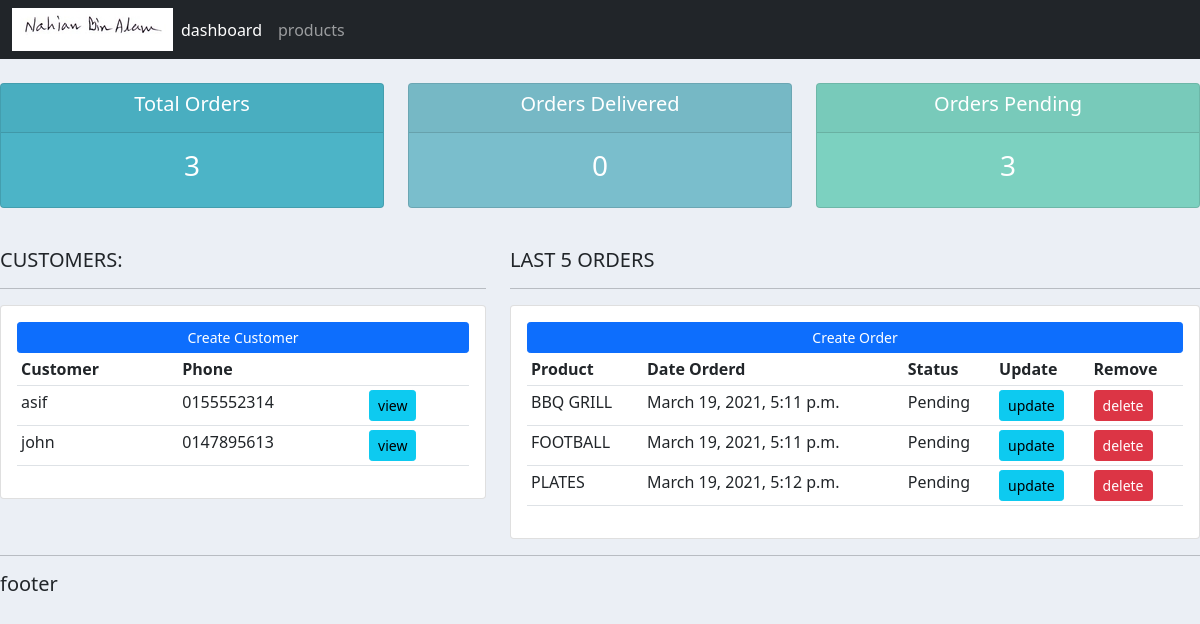
The app's page /, older data.
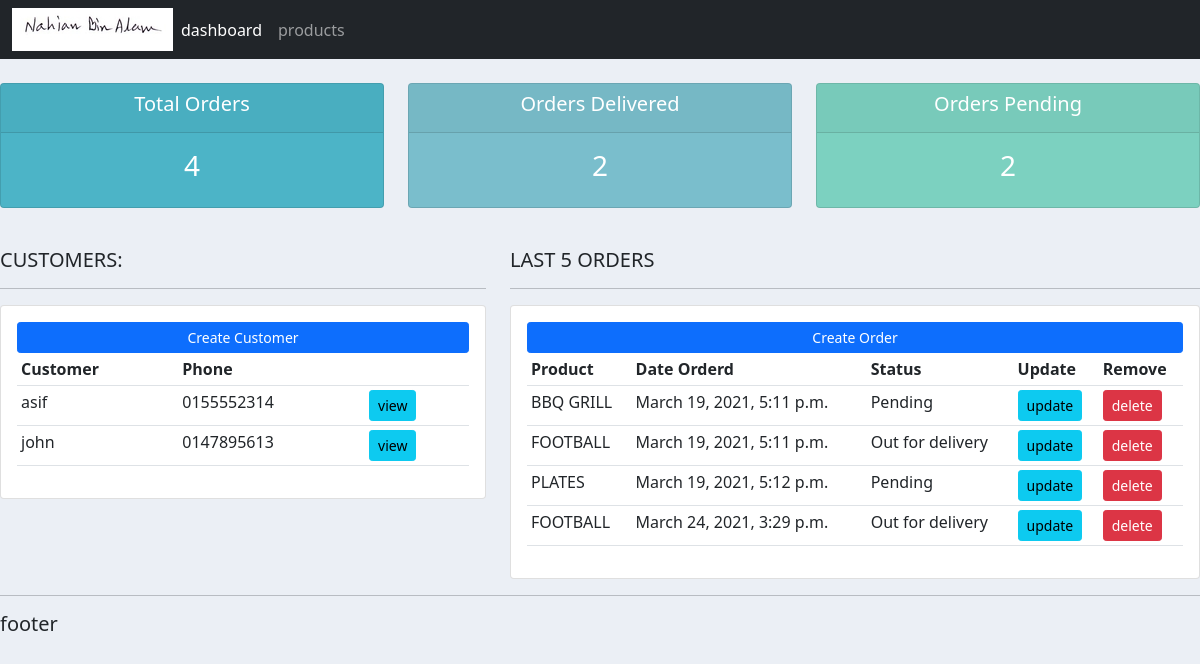
The same page, newer data.
### accounts/models.py (models this page shows, shortened)
class customer(models.Model):
	name = models.CharField(max_length=200, null=True)
	Phone = models.CharField(max_length=200, null=True)
	email = models.CharField(max_length=200, null=True)
	date_created = models.DateTimeField(auto_now_add=True, null=True)

class order(models.Model):
	STATUS = (
		('Pending' , 'Pending'),
		('Out for delivery' , 'Out for delivery'),
		)
	customer = models.ForeignKey(customer, null=True, on_delete= models.SET_NULL)
	product = models.ForeignKey(product, null=True, on_delete= models.SET_NULL)
	date_created = models.DateTimeField(auto_now_add=True, null=True)
	status = models.CharField(max_length=200, null=True, choices=STATUS)

class product(models.Model):
	CATEGORY =(
		('Indoor' , 'Indoor'),
		('Out Door' , 'Out Door'),
		)
	name = models.CharField(max_length=200, null=True)
	price = models.FloatField(null=True)
	category = models.CharField(max_length=200, null=True, choices=CATEGORY)
	description = models.CharField(max_length=200, null=True)
	date_created = models.DateTimeField(auto_now_add=True, null=True)
	tag = models.ManyToManyField(tag)
	def __str__(self):
		return self.name

### accounts/views.py (the view)
# urls.py: path('', views.home, name='home'),
def home(request):
	orders = order.objects.all()
	customers = customer.objects.all()
	total_customers = customers.count()
	total_orders = orders.count()
	delivered = orders.filter(status='Out for delivery').count()
	pending = orders.filter(status='Pending').count()
	context = {'orders' :orders, 'customers' :customers, 'total_orders' :total_orders, 'delivered' :delivered , 'pending' :pending  }
	return render(request, 'accounts/dashboard.html',context)

### accounts/templates/accounts/dashboard.html
{% extends 'accounts/main.html'%}
{% block content %}
{% include 'accounts/status.html'%}
	<br>
<div class="row">
	<div class="col-md-5">
		<h5>CUSTOMERS:</h5>
		<hr>
		<div class="card card-body">
			<a class="btn btn-primary  btn-sm btn-block" href="">Create Customer</a>
			<table class="table table-sm">
				<tr>
					<th>Customer</th>
					<th>Phone</th>
					<th></th>
				</tr>
				{% for i in customers %}
				<tr>
					<td>{{i.name}}</td>
					<td>{{i.Phone}}</td>
					<td><a class="btn btn-sm btn-info" href="{% url 'customers' i.id %}">view</a></td>
				</tr>
				{% endfor %}
			</table>
		</div>
	</div>
	<div class="col-md-7">
		<h5>LAST 5 ORDERS</h5>
		<hr>
		<div class="card card-body">
			<a class="btn btn-primary  btn-sm btn-block" href="{% url 'create_order' %}">Create Order</a>
			<table class="table table-sm">
				<tr>
					<th>Product</th>
					<th>Date Orderd</th>
					<th>Status</th>
					<th>Update</th>
					<th>Remove</th>
				</tr>
				{% for i in orders %}
				<tr>
					<td>{{i.product}}</td>
					<td>{{i.date_created}}</td>
					<td>{{i.status}}</td>
					<td><a class="btn btn-sm btn-info" href="{% url 'update_order' i.id %}">update</a></td>
					<td><a class="btn btn-sm btn-danger" href="{% url 'delete_order' i.id %}">delete</a></td>
				</tr>
				{% endfor %}
			</table>
		</div>
	</div>
</div>
{% endblock %}

Row changes from the older to the newer data that the page shows:
changed order (number 2 of 4 on the later page): status "Pending" → "Out for delivery"
added order: product "FOOTBALL", date_created "March 24, 2021, 3:29 p.m.", status "Out for delivery"
Text that changed along with them:
{{ total_orders }}: "3" → "4"
{{ delivered }}: "0" → "2"
{{ pending }}: "3" → "2"
